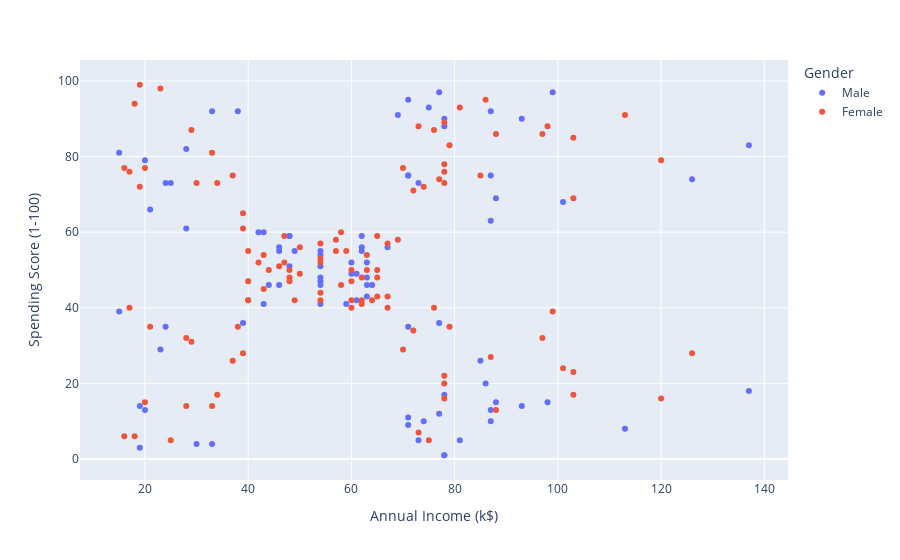

Notebook source saved alongside this figure:
### Code cell
scatters('Annual Income (k$)', 'Spending Score (1-100)')

### Figure 1 — Plotly figure (JSON) as saved in the notebook; plotly's stock layout.template omitted (floating-point values rounded to 4 significant figures)
{"data": [{"hovertemplate": "Gender=Male<br>Annual Income (k$)=%{x}<br>Spending Score (1-100)=%{y}<extra></extra>", "legendgroup": "Male", "marker": {"color": "#636efa", "symbol": "circle"}, "mode": "markers", "name": "Male", "orientation": "v", "showlegend": true, "type": "scatter", "x": [15, 15, 19, 19, 20, 20, 21, 23, 24, 24, 25, 28, 28, 30, 33, 33, 38, 39, 42, 43, 43, 44, 46, 46, 46, 48, 48, 48, 49, 54, 54, 54, 54, 54, 54, 54, 59, 60, 60, 61, 61, 62, 62, 62, 63, 63, 63, 63, 64, 67, 69, 71, 71, 71, 71, 71, 71, 73, 73, 74, 75, 77, 77, 77, 78, 78, 78, 78, 78, 81, 85, 86, 87, 87, 87, 87, 87, 88, 88, 93, 93, 98, 99, 101, 113, 126, 137, 137], "xaxis": "x", "y": [39, 81, 3, 14, 13, 79, 66, 29, 35, 73, 73, 82, 61, 4, 4, 92, 92, 36, 60, 60, 41, 46, 46, 56, 55, 51, 59, 59, 55, 47, 54, 48, 51, 55, 41, 46, 41, 49, 52, 42, 49, 59, 55, 56, 46, 43, 48, 52, 46, 56, 91, 35, 95, 11, 75, 9, 75, 5, 73, 10, 93, 12, 97, 36, 90, 17, 88, 1, 1, 5, 26, 20, 63, 13, 75, 10, 92, 15, 69, 14, 90, 15, 97, 68, 8, 74, 18, 83], "yaxis": "y"}, {"hovertemplate": "Gender=Female<br>Annual Income (k$)=%{x}<br>Spending Score (1-100)=%{y}<extra></extra>", "legendgroup": "Female", "marker": {"color": "#EF553B", "symbol": "circle"}, "mode": "markers", "name": "Female", "orientation": "v", "showlegend": true, "type": "scatter", "x": [16, 16, 17, 17, 18, 18, 19, 19, 20, 20, 21, 23, 25, 28, 28, 29, 29, 30, 33, 33, 34, 34, 37, 37, 38, 39, 39, 39, 40, 40, 40, 40, 42, 43, 43, 44, 46, 47, 47, 48, 48, 48, 49, 50, 50, 54, 54, 54, 54, 54, 57, 57, 58, 58, 59, 60, 60, 60, 60, 62, 62, 62, 63, 63, 64, 65, 65, 65, 65, 67, 67, 67, 69, 70, 70, 72, 72, 73, 73, 74, 75, 76, 76, 77, 78, 78, 78, 78, 78, 78, 78, 79, 79, 81, 85, 86, 87, 88, 88, 97, 97, 98, 99, 101, 103, 103, 103, 103, 113, 120, 120, 126], "xaxis": "x", "y": [6, 77, 40, 76, 6, 94, 72, 99, 15, 77, 35, 98, 5, 14, 32, 31, 87, 73, 14, 81, 17, 73, 26, 75, 35, 61, 28, 65, 55, 47, 42, 42, 52, 54, 45, 50, 51, 52, 59, 50, 48, 47, 42, 49, 56, 53, 52, 42, 44, 57, 58, 55, 60, 46, 55, 40, 42, 47, 50, 41, 48, 42, 50, 54, 42, 48, 50, 43, 59, 43, 57, 40, 58, 29, 77, 34, 71, 88, 7, 72, 5, 40, 87, 74, 22, 20, 76, 16, 89, 78, 73, 35, 83, 93, 75, 95, 27, 13, 86, 32, 86, 88, 39, 24, 17, 85, 23, 69, 91, 16, 79, 28], "yaxis": "y"}], "layout": {"legend": {"title": {"text": "Gender"}, "tracegroupgap": 0}, "margin": {"t": 60}, "xaxis": {"anchor": "y", "domain": [0, 1], "title": {"text": "Annual Income (k$)"}}, "yaxis": {"anchor": "x", "domain": [0, 1], "title": {"text": "Spending Score (1-100)"}}}}
